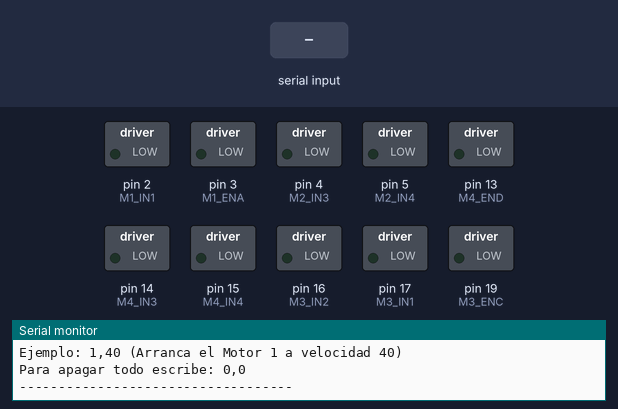
Bench run of a sketch on a simulated Arduino Uno, built with avr-gcc and run on an emulated ATmega328P. Parts: switched loads named in the sketch (green lamp = pin HIGH), the last lines printed to the serial monitor. The inputs (shaded band) are chosen by the test bench.

Above: at 3.2 s.
3.3 s: "1\n" received over Serial
At 5.5 s:
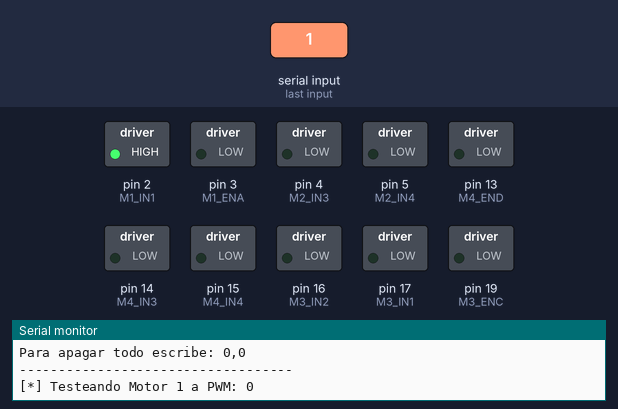
5.8 s: "1,90,45\n" received over Serial
At 6.8 s:
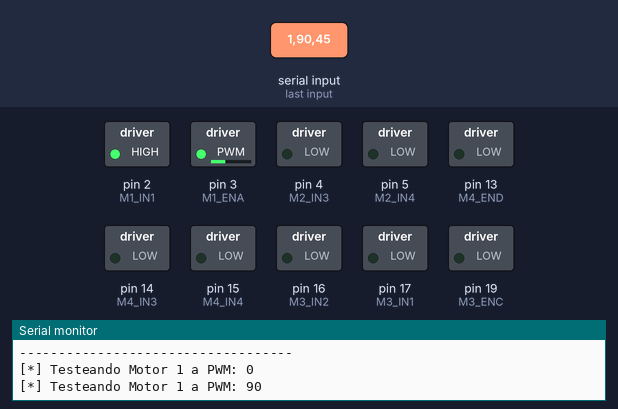
7.3 s: "2\n" received over Serial
At 8.7 s:
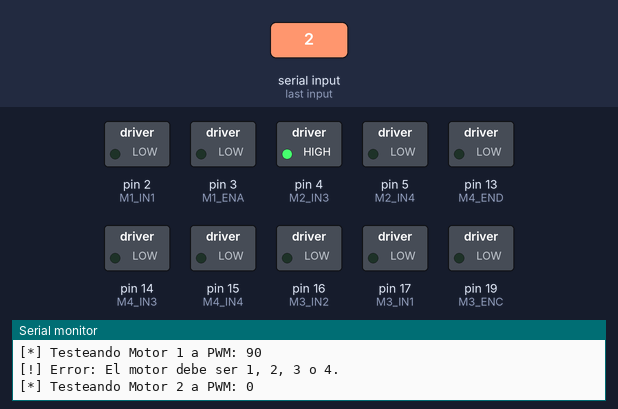
9.8 s: "3\n" received over Serial
At 11.7 s:
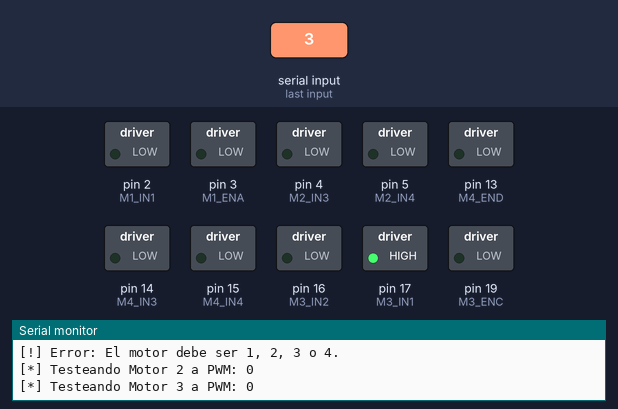
12.2 s: "4\n" received over Serial
At 13.6 s:
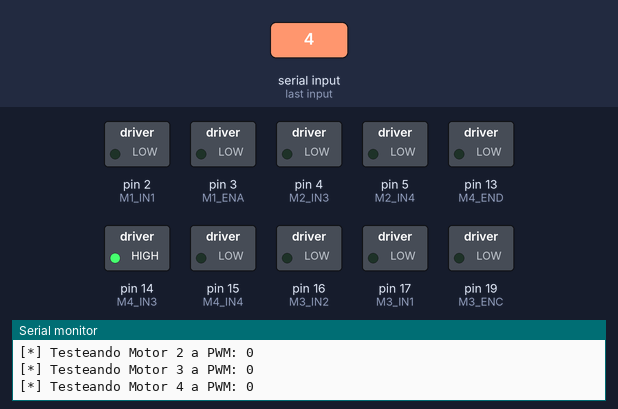
14.7 s: "1,90\n" received over Serial
At 16.0 s:
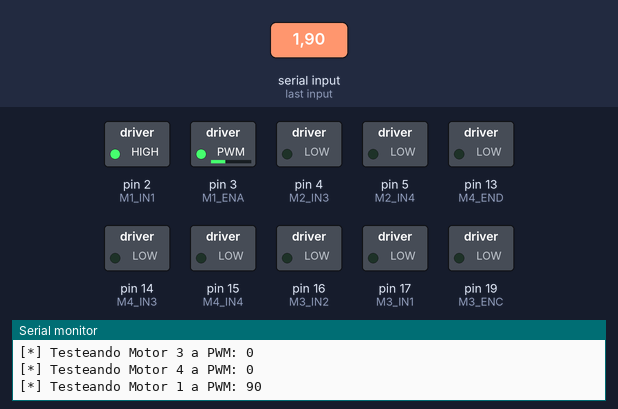
Timing chart, 0 to 17.2 s (numbered marks = the images above; inputs shaded):
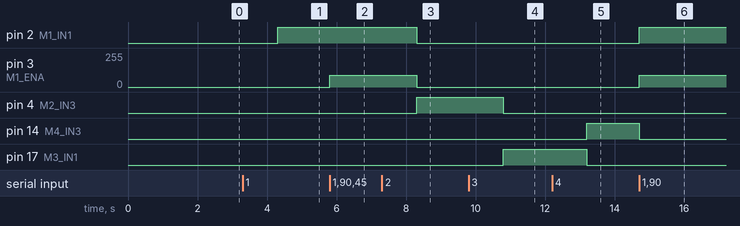

Measured:
- after the input at 3.3 s, pin 2 (M1_IN1): LOW → HIGH after 1.0 s
- after the input at 5.8 s, pin 3 (M1_ENA): 0/255 → 90/255 at once
- after the input at 7.3 s, pin 2 (M1_IN1): HIGH → LOW after 1.0 s; pin 3 (M1_ENA): 90/255 → 0/255 after 1.0 s; pin 4 (M2_IN3): LOW → HIGH after 1.0 s
- after the input at 9.8 s, pin 4 (M2_IN3): HIGH → LOW after 1.0 s; pin 17 (M3_IN1): LOW → HIGH after 1.0 s
- after the input at 12.2 s, pin 14 (M4_IN3): LOW → HIGH after 1.0 s; pin 17 (M3_IN1): HIGH → LOW after 1.0 s
- after the input at 14.7 s, pin 2 (M1_IN1): LOW → HIGH at once; pin 3 (M1_ENA): 0/255 → 90/255 at once; pin 14 (M4_IN3): HIGH → LOW at once

The sketch:

testeoparaPESO.ino
```cpp
// --- DEFINICIÓN DE PINES (Teensy) ---
const int M1_IN1 = 2; const int M1_IN2 = 1; const int M1_ENA = 3;
const int M2_IN3 = 4; const int M2_IN4 = 5; const int M2_ENB = 0;
const int M3_IN1 = 17; const int M3_IN2 = 16; const int M3_ENC = 19;
const int M4_IN3 = 14; const int M4_IN4 = 15; const int M4_END = 13;

void setup() {
  Serial.begin(115200);

  // Configuración de pines
  int pines_dir[] = {M1_IN1, M1_IN2, M2_IN3, M2_IN4, M3_IN1, M3_IN2, M4_IN3, M4_IN4};
  for(int i=0; i<8; i++) pinMode(pines_dir[i], OUTPUT);

  pinMode(M1_ENA, OUTPUT); pinMode(M2_ENB, OUTPUT);
  pinMode(M3_ENC, OUTPUT); pinMode(M4_END, OUTPUT);

  apagarTodos();

  // Esperar un poco a que abra el puerto serie y mostrar menú
  delay(2000);
  Serial.println("===================================");
  Serial.println("   MODO CALIBRACION DE MOTORES");
  Serial.println("===================================");
  Serial.println("Escribe: [Motor],[PWM]");
  Serial.println("Ejemplo: 1,40 (Arranca el Motor 1 a velocidad 40)");
  Serial.println("Para apagar todo escribe: 0,0");
  Serial.println("-----------------------------------");
}

void loop() {
  // Verifica si enviaste algo por el Monitor Serie
  if (Serial.available() > 0) {
    // Lee el primer número (Motor) y el segundo (PWM) separados por coma
    int motor = Serial.parseInt();
    int pwm = Serial.parseInt();

    // Limpia cualquier salto de línea sobrante en el buffer
    while(Serial.available() > 0) Serial.read();

    if (motor >= 1 && motor <= 4) {
      Serial.print("[*] Testeando Motor "); Serial.print(motor);
      Serial.print(" a PWM: "); Serial.println(pwm);
      probarMotor(motor, pwm);
    } else if (motor == 0) {
      Serial.println("[!] Freno total activado.");
      apagarTodos();
    } else {
      Serial.println("[!] Error: El motor debe ser 1, 2, 3 o 4.");
    }
  }
}

// ==========================================
//        FUNCIONES AUXILIARES
// ==========================================

void probarMotor(int motor, int pwm) {
  apagarTodos(); // Apaga todo primero por seguridad

  // Evita que mandes un PWM mayor al límite
  int velocidad = constrain(pwm, 0, 255);

  if (motor == 1) {
    digitalWrite(M1_IN1, HIGH); digitalWrite(M1_IN2, LOW);
    analogWrite(M1_ENA, velocidad);
  }
  if (motor == 2) {
    digitalWrite(M2_IN3, HIGH); digitalWrite(M2_IN4, LOW);
    analogWrite(M2_ENB, velocidad);
  }
  if (motor == 3) {
    digitalWrite(M3_IN1, HIGH); digitalWrite(M3_IN2, LOW);
    analogWrite(M3_ENC, velocidad);
  }
  if (motor == 4) {
    digitalWrite(M4_IN3, HIGH); digitalWrite(M4_IN4, LOW);
    analogWrite(M4_END, velocidad);
  }
}

void apagarTodos() {
  digitalWrite(M1_IN1, LOW); digitalWrite(M1_IN2, LOW);
  digitalWrite(M2_IN3, LOW); digitalWrite(M2_IN4, LOW);
  digitalWrite(M3_IN1, LOW); digitalWrite(M3_IN2, LOW);
  digitalWrite(M4_IN3, LOW); digitalWrite(M4_IN4, LOW);

  analogWrite(M1_ENA, 0); analogWrite(M2_ENB, 0);
  analogWrite(M3_ENC, 0); analogWrite(M4_END, 0);
}
```
